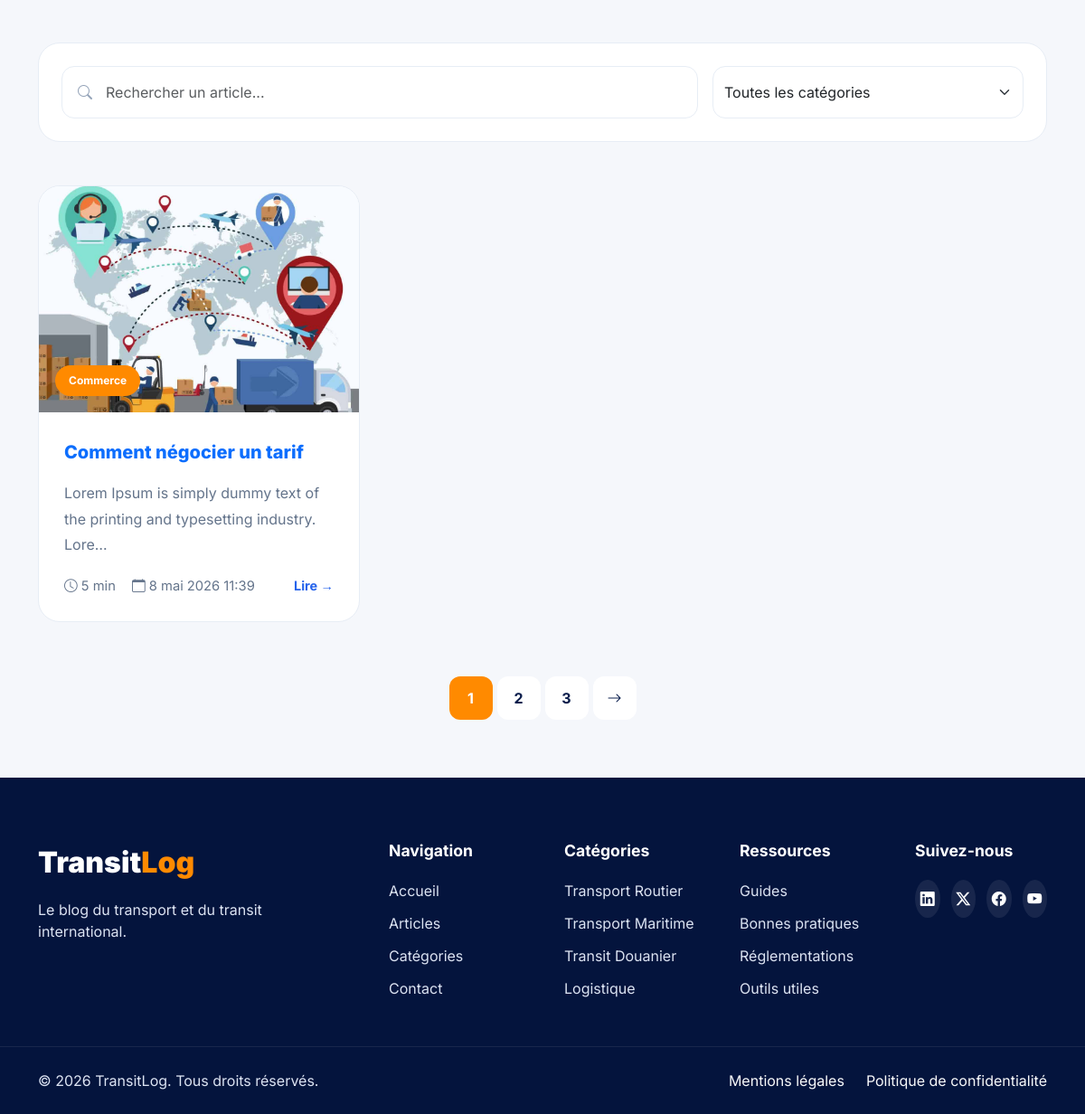
The app's page /post/ (lower part), older data.
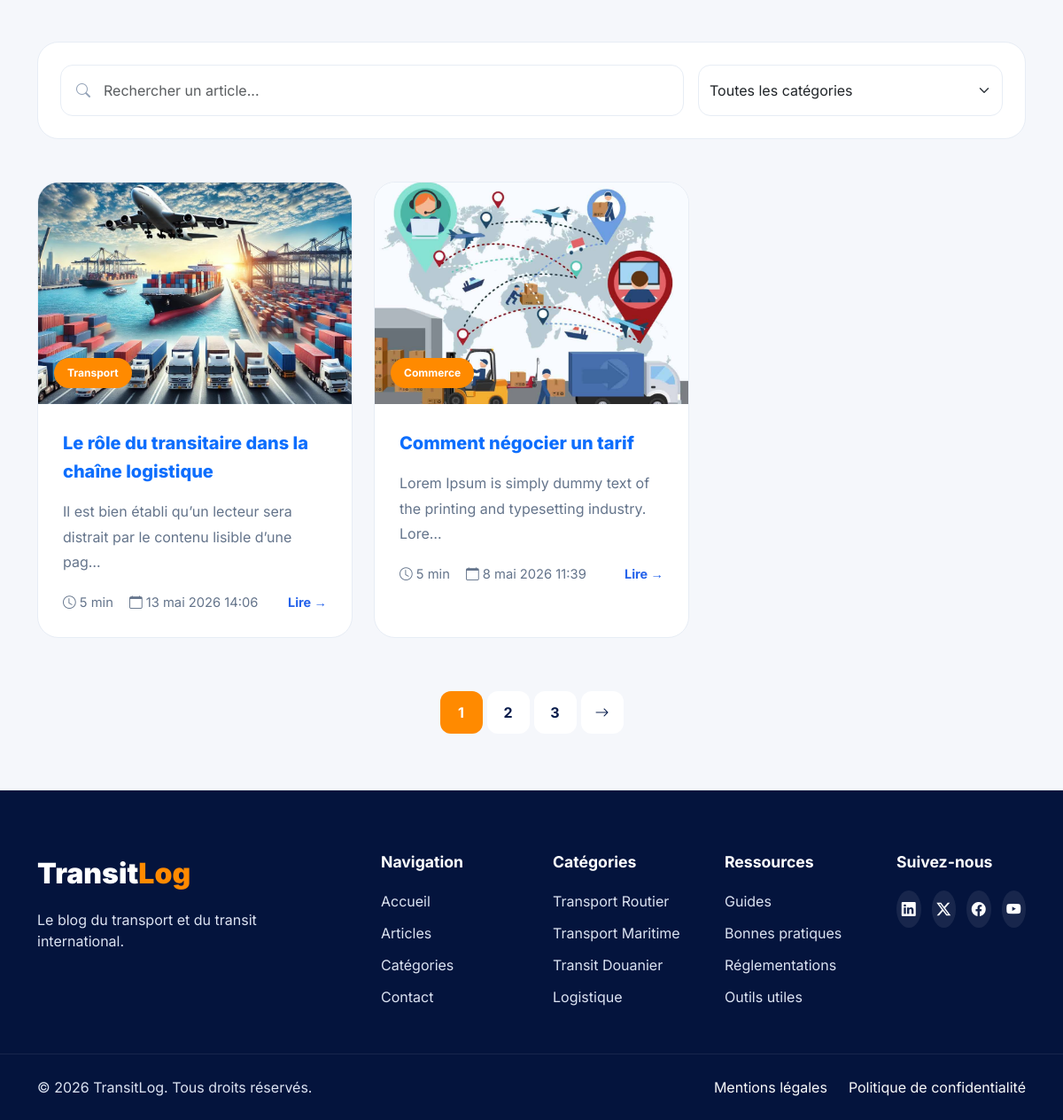
The same page, newer data.
### app/models.py (models this page shows, shortened)
class Post(models.Model):
    STATUS_CHOICES = (
        ('draft', 'Draft'),
        ('published', 'Published'),
    )
    title = models.CharField(max_length=200)
    slug = models.SlugField(max_length=250, unique=True, blank=True)
    excerpt = models.TextField(max_length=300, blank=True)
    content = models.TextField()
    image = models.ImageField(upload_to='posts/', blank=True, null=True)
    status = models.CharField(max_length=10, choices=STATUS_CHOICES, default='draft')
    category = models.ForeignKey(Category, on_delete=models.CASCADE, related_name='posts')
    meta_title = models.CharField(max_length=60, blank=True)
    meta_description = models.CharField(max_length=160, blank=True)
    author = models.ForeignKey(AUTH_USER_MODEL, on_delete=models.CASCADE, related_name='posts')
    created_at = models.DateTimeField(auto_now_add=True)
    updated_at = models.DateTimeField(auto_now=True)
    published_at = models.DateTimeField(null=True, blank=True)
    class Meta:
        ordering = ['-published_at']

class Category(models.Model):
    name = models.CharField(max_length=100)
    slug = models.SlugField(max_length=100, unique=True)
    description = models.TextField(blank=True)
    meta_title = models.CharField(max_length=60, blank=True)
    meta_description = models.CharField(max_length=160, blank=True)
    class Meta:
        verbose_name_plural = 'Categories'
        ordering = ['name']
    def __str__(self):
        return self.name

### app/views.py (the view)
# urls.py: path('post/', PostListView.as_view(), name='post-list'),
class PostListView(ListView):
    model = Post
    template_name = 'blog/post_list.html'
    context_object_name = 'posts'
    def get_queryset(self):
        return Post.objects.filter(
            status='published'
            ).select_related('category', 'author').order_by('-published_at')

### app/templates/blog/post_list.html (shortened to what this page needs)
{% extends 'base.html' %}
{% block content %}
  <section class="pb-5 mt-8">
    <div class="container">
      <div class="filter-bar">
        <div class="row g-3">
          <div class="col-lg-8">
            <div class="search-box">
              <i class="bi bi-search"></i>
              <input type="text" class="form-control" placeholder="Rechercher un article..." />
            </div>
          </div>
          <div class="col-lg-4">
            <select class="form-select">
              <option>Toutes les catégories</option>
            </select>
          </div>
        </div>
      </div>
    </div>
  </section>
  <section class="pb-5">
    <div class="container">
      <div class="row g-4">
        {% for post in posts %}
          <div class="col-lg-4 col-md-6 col-12">
            <div class="blog-card">
              <div class="blog-image">
                <img src="{{ post.image.url }}" alt="{{ post.title }}" />
                <span class="article-badge">{{ post.category }}</span>
              </div>
              <div class="blog-content">
                <h3><a href="{% url 'post-detail' post.slug %}" class="post-title-link">{{ post.title }}</a></h3>
                <p>{{ post.content|truncatechars:80 }}</p>
                <div class="blog-meta">
                  <div class="meta-left">
                    <span>
                      <i class="bi bi-clock"></i>
                      5 min
                    </span>
                    <span>
                      <i class="bi bi-calendar"></i>
                      {{ post.published_at }}
                    </span>
                  </div>
                  <a href="{% url 'post-detail' post.slug %}" class="read-more">Lire →</a>
                </div>
              </div>
            </div>
          </div>
        {% endfor %}
      </div>
      <div class="pagination-wrapper d-flex justify-content-center">
        <nav>
          <ul class="pagination">
            <li class="page-item">
              <a class="page-link active" href="#">1</a>
            </li>
            <li class="page-item">
              <a class="page-link" href="#">2</a>
            </li>
            <li class="page-item">
              <a class="page-link" href="#">3</a>
            </li>
            <li class="page-item">
              <a class="page-link" href="#"><i class="bi bi-arrow-right"></i></a>
            </li>
          </ul>
        </nav>
      </div>
    </div>
  </section>
{% endblock %}

Row changes from the older to the newer data that the page shows:
now on this page (row edited): Post: image (picture), category "Transport", title "Le rôle du transitaire dans la chaîne logistique", content "Il est bien établi qu’un lecteur sera distrait par le contenu lisible d’une pag…", published_at "13 mai 2026 14:06"
